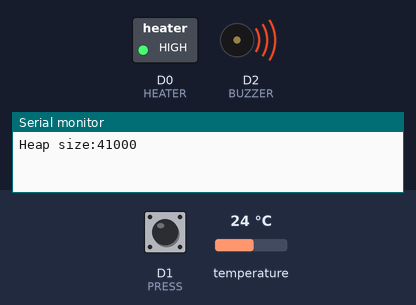
The sketch below on a simulated ESP8266 (NodeMCU). Parts: switched loads named in the sketch (green lamp = pin HIGH), buzzer (waves = sounding, pin HIGH), the last lines printed to the serial monitor. Inputs (shaded band) come from the test bench; at power-on: temperature 24 °C, D1 (PRESS) HIGH. WiFi joins after 1.5 s; servers stay silent unless stated.

Above: at 1.2 s.
1.3 s: temperature set to 22.5 °C
3.9 s: temperature set to 21.5 °C
At 6.5 s:
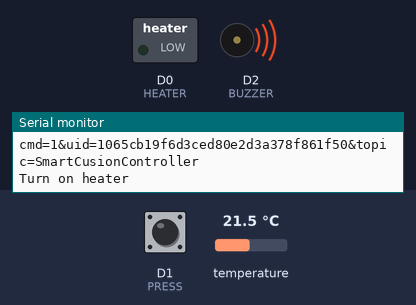
Timing chart, 0 to 8.0 s (numbered marks = the images above; inputs shaded):
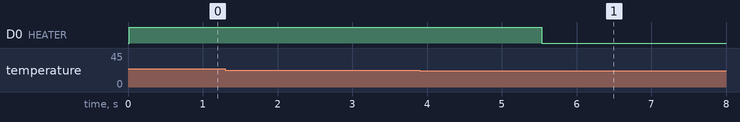

Measured:
- the behaviour switches between 22 and 21.9 °C on temperature (found by bisection; images 0 and 1)
- after the input at 3.9 s, D0 (HEATER): HIGH → LOW after 1.6 s

The sketch:

SmartCusion.ino
```cpp
#include <ESP8266WiFi.h>
#include <OneWire.h>
#include <DallasTemperature.h>

//巴法云服务器地址默认即可
#define TCP_SERVER_ADDR "bemfa.com"
//服务器端口//TCP创客云端口8344//TCP设备云端口8340
#define TCP_SERVER_PORT "8344"

/***********************传感器引脚设置************************/
const int HEATER = D0;
const int LM35 = D3;
const int PRESS = D1;
const int BUZZER = D2;
/***********************************************************/

/***********************WIFI及密钥配置************************/
String DEFAULT_STASSID = "CMCC-a7nn";
String DEFAULT_STAPSW = "r59kkj9f";
String UID = "1065cb19f6d3ced80e2d3a378f861f50";
String TOPIC = "SmartCusion";
String TOPIC2 = "SmartCusionController";
/***********************************************************/

unsigned long samplingTimeTick = 0;

unsigned long sitTimeTick = 0;

unsigned long maxSitTime = 0.1 * 60 * 1000;

unsigned int heaterStartTemp = 22;

int buzzerFreq = 1000;

int pressStatus = false;
//加热器状态状态
String heaterStatus = "off";
String heaterMode = "auto";

OneWire oneWire(LM35);
DallasTemperature sensors(&oneWire);

//led 控制函数
void turnOnHeater();
void turnOffHeater();

//设置上传速率2s（1s<=upDataTime<=60s）
#define upDataTime 1 * 1000

//最大字节数
#define MAX_PACKETSIZE 512

/***********************tcp客户端***************************/
WiFiClient TCPclient;
String TcpClient_Buff = "";
unsigned int TcpClient_BuffIndex = 0;
unsigned long TcpClient_preTick = 0;
unsigned long preHeartTick = 0;//心跳
unsigned long preTCPStartTick = 0;//连接
bool preTCPConnected = false;
/***********************************************************/

void doWiFiTick();
void startSTA();

void doTCPClientTick();
void startTCPClient();
void sendtoTCPServer(String p);

float getTemperature() {
  sensors.requestTemperatures();
  // int analogValue = analogRead(LM35);
  // float millivolts = (analogValue/1024.0) * 3300; //3300 is the voltage provided by NodeMCU
  // float celsius = millivolts/10;
  return sensors.getTempCByIndex(0);
}

void recvData() {
  if (TCPclient.available()) {//收数据
    char c =TCPclient.read();
    TcpClient_Buff += c;
    TcpClient_BuffIndex++;
    TcpClient_preTick = millis();

    if(TcpClient_BuffIndex >= MAX_PACKETSIZE - 1){
      TcpClient_BuffIndex = MAX_PACKETSIZE-2;
      TcpClient_preTick = TcpClient_preTick - 200;
    }
    preHeartTick = millis();
  }

  if((TcpClient_Buff.length() >= 1) && (millis() - TcpClient_preTick>=200)) {//data ready
    TCPclient.flush();
    Serial.println("Buff");
    Serial.println(TcpClient_Buff);

    if(TcpClient_Buff.indexOf("&msg=heater:on") >= 0) {   //如果检测到开灯指令
      turnOnHeater();
      heaterMode = "manual";
    }else if(TcpClient_Buff.indexOf("&msg=heater:off") >= 0) { //如果检测到关灯指令
      turnOffHeater();
      heaterMode = "manual";
    }else if(TcpClient_Buff.indexOf("&msg=heaterMode:auto") >= 0){
      heaterMode = "auto";
    }else if(TcpClient_Buff.indexOf("&msg=maxSitTime:") >= 0) {
      int start = TcpClient_Buff.lastIndexOf("&msg=maxSitTime:");
      Serial.println("startIndex");
      Serial.println(start);
      Serial.println(TcpClient_Buff.substring(start + 16, start + 18));
      maxSitTime = TcpClient_Buff.substring(start + 16, start + 18).toInt() * 60 * 1000;
      Serial.println("maxSitTime");
      Serial.println(maxSitTime);
    }else if(TcpClient_Buff.indexOf("&msg=heaterStartTemp:") >= 0) {
      int start = TcpClient_Buff.lastIndexOf("&msg=heaterStartTemp:");
      Serial.println("startIndex");
      Serial.println(start);
      Serial.println(TcpClient_Buff.substring(start + 20, start + 22));
      heaterStartTemp = TcpClient_Buff.substring(start + 21, start + 23).toInt();
      Serial.println("heaterStartTemp");
      Serial.println(heaterStartTemp);
    }
    TcpClient_Buff="";//清空字符串，以便下次接收
    TcpClient_BuffIndex = 0;
  }


}

void uploadData() {
  if(millis() - preHeartTick >= upDataTime){
    preHeartTick = millis();
    float temperature = getTemperature();

    int sitTime = (millis() - sitTimeTick) / 1000;

    String upstr = "";
    upstr = "cmd=2&uid="+UID+"&topic="+TOPIC+"&msg="+temperature+"#"+sitTime+"#"+maxSitTime+"#"+heaterStatus+"#"+heaterMode+ "#" +heaterStartTemp+ "\r\n";
    sendtoTCPServer(upstr);
    upstr = "";
  }
}

/*
*发送数据到TCP服务器
*/
void sendtoTCPServer(String p){
  if (!TCPclient.connected()) {
    Serial.println("Client is not readly");
    return;
  }
  TCPclient.print(p);
  Serial.println("[Send to TCPServer]:");
  Serial.println(p);
}

/*
*初始化和服务器建立连接
*/
void startTCPClient(){
  if (TCPclient.connect(TCP_SERVER_ADDR, atoi(TCP_SERVER_PORT))) {
    Serial.print("\nConnected to server:");
    Serial.printf("%s:%d\r\n",TCP_SERVER_ADDR,atoi(TCP_SERVER_PORT));
    String tcpTemp="";
    tcpTemp = "cmd=1&uid="+UID+"&topic="+TOPIC2+"\r\n";

    sendtoTCPServer(tcpTemp);
    preTCPConnected = true;
    preHeartTick = millis();
    TCPclient.setNoDelay(true);
  } else {
    Serial.print("Failed connected to server:");
    Serial.println(TCP_SERVER_ADDR);
    TCPclient.stop();
    preTCPConnected = false;
  }
  preTCPStartTick = millis();
}

/*
  *检查数据，发送数据
*/
void doTCPClientTick(){
 //检查是否断开，断开后重连
  if(WiFi.status() != WL_CONNECTED) return;

  if (!TCPclient.connected()) {//断开重连
    if (preTCPConnected == true) {
      preTCPConnected = false;
      preTCPStartTick = millis();
      Serial.println();
      Serial.println("TCP Client disconnected.");
      TCPclient.stop();
    } else if(millis() - preTCPStartTick > 1*1000) //重新连接
      startTCPClient();
  } else {
    recvData();

    uploadData();
  }

}


//打开灯泡
void turnOnHeater(){
  Serial.println("Turn on heater");
  digitalWrite(HEATER, LOW);
  heaterStatus = "on";
}

//关闭灯泡
void turnOffHeater(){
  Serial.println("Turn off heater");
  digitalWrite(HEATER, HIGH);
  heaterStatus = "off";
}

void startSTA(){
  WiFi.disconnect();
  WiFi.mode(WIFI_STA);
  WiFi.begin(DEFAULT_STASSID, DEFAULT_STAPSW);
}

/*
  WiFiTick
  检查是否需要初始化WiFi
  检查WiFi是否连接上，若连接成功启动TCP Client
  控制指示灯
*/
void doWiFiTick(){
  static bool startSTAFlag = false;
  static bool taskStarted = false;
  static uint32_t lastWiFiCheckTick = 0;

  if (!startSTAFlag) {
    startSTAFlag = true;
    startSTA();
    Serial.printf("Heap size:%d\r\n", ESP.getFreeHeap());
  }

  //未连接1s重连
  if (WiFi.status() != WL_CONNECTED) {
    if (millis() - lastWiFiCheckTick > 1000) {
      lastWiFiCheckTick = millis();
    }
  } else {
    if (taskStarted == false) {
      taskStarted = true;
      Serial.print("\r\nGet IP Address: ");
      Serial.println(WiFi.localIP());
      startTCPClient();
    }
  }
}

// 初始化，相当于main 函数
void setup() {
  Serial.begin(115200);
  sensors.begin();
  //初始化引脚为输出
  pinMode(PRESS, INPUT);
  pinMode(BUZZER, OUTPUT);
  digitalWrite(BUZZER, HIGH);
  pinMode(HEATER, OUTPUT);
  digitalWrite(HEATER, HIGH);
}

//循环
void loop() {
  doWiFiTick();
  doTCPClientTick();

  if (millis() - samplingTimeTick > 2000 && heaterMode == "auto") {
    float temp = getTemperature();
    if (temp < heaterStartTemp && heaterStatus == "off" ) {
      turnOnHeater();
    } else if (temp > heaterStartTemp + 2 && heaterStatus == "on") {
      turnOffHeater();
    }

    samplingTimeTick = millis();
  }

  if (digitalRead(PRESS) == 0) {
    pressStatus = true;
  } else {
    pressStatus = false;
  }
  if (pressStatus) {

    if (millis() - sitTimeTick > maxSitTime) {
      digitalWrite(BUZZER, LOW);
    }
  } else {
    sitTimeTick = millis();
    digitalWrite(BUZZER, HIGH);
  }
}
```
